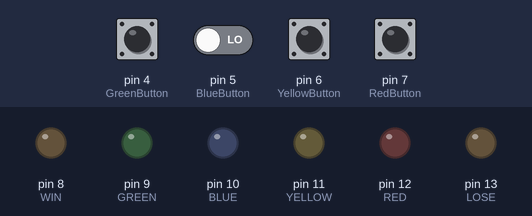
Bench run of a sketch on a simulated Arduino Uno, built with avr-gcc and run on an emulated ATmega328P. Parts: output pins drawn as LEDs (lit = HIGH). Dashed ring = blinking. Inputs (shaded band) come from the test bench; at power-on: pin 4 (GreenButton), pin 5 (BlueButton), pin 6 (YellowButton), pin 7 (RedButton) LOW. Random numbers use the default seed unless the sketch sets one.

Above: at 4.8 s.
4.9 s: pin 4 (GreenButton) pulled HIGH for 0.15 s
At 6.1 s:
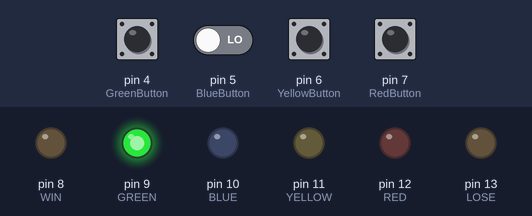
8.0 s: pin 4 (GreenButton) driven HIGH and pin 5 (BlueButton) driven HIGH
At 10.4 s:
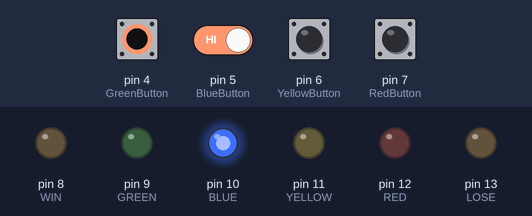
11.0 s: pin 5 (BlueButton) driven LOW
At 12.1 s:
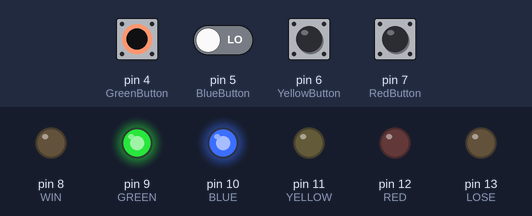
12.5 s: pin 4 (GreenButton) driven LOW
At 13.2 s:
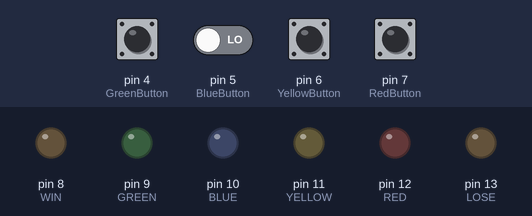
14.0 s: pin 6 (YellowButton) pulled HIGH for 0.15 s
At 14.9 s:
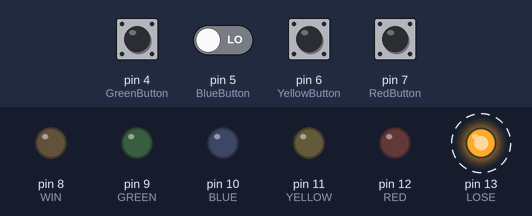
Timing chart, 0 to 18.1 s (numbered marks = the images above; inputs shaded):
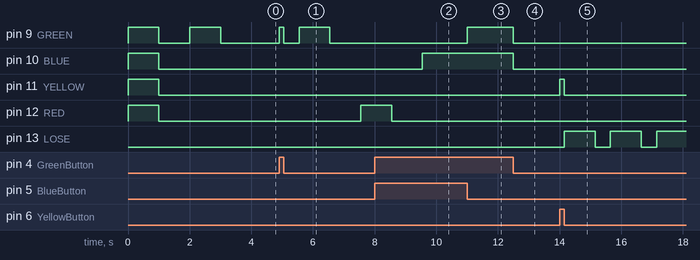

The sketch:

SimonGame.ino
```cpp
/*
  Name: Cyrus Young
  Student Number: XXXXXXXX
  Date: Nov 29, 2021
  Email: cysyoung21@gmail.com

  Lab 8 Simon game template
  Do not modify this template (circuit)

  Design choices:

  To signal the start of a new game, all lights will
  flash simultaneously and stay on for one second.
  Then they will turn off for a second.
  Then the first color will be displayed.

  A button will stay on as long as it is pressed.

  Once you finish a round successfuly the program will delay
  for half a second.


*/

//preprocessor directives
//symbolic constants

int const WIN = 8;
int const LOSE = 13;

int const RED = 12;
int const YELLOW = 11;
int const BLUE = 10;
int const GREEN = 9;
int const RedButton = 7;
int const YellowButton = 6;
int const BlueButton = 5;
int const GreenButton = 4;

int RedButtonState = 0;
int YellowButtonState = 0;
int BlueButtonState = 0;
int GreenButtonState = 0;

//ColorArr stores the colors flashed as numbers

int ColorArr[5] = {0};

int val;

//function prototypes

void setup()
{
  pinMode(WIN, OUTPUT);
  pinMode(LOSE, OUTPUT);
  pinMode(RED, OUTPUT);
  pinMode(YELLOW, OUTPUT);
  pinMode(BLUE, OUTPUT);
  pinMode(GREEN, OUTPUT);
  pinMode(RedButton, INPUT);
  pinMode(YellowButton, INPUT);
  pinMode(BlueButton, INPUT);
  pinMode(GreenButton, INPUT);
  randomSeed(analogRead(0));
}


//displays a color generated randomly

int display()
{
  int rand = random(9,13);
  digitalWrite(rand,HIGH);
  delay(1000);
  digitalWrite(rand,LOW);
  delay(500);

//returns the "color" stored as an integer

  return rand;
}


/*Function used for pressing buttons. Returns
  color of button pressed as an integer*/

int press()
{
  int g = 0;
  while(g == 0){

    //reads the state of each button

    RedButtonState = digitalRead(RedButton);
    YellowButtonState = digitalRead(YellowButton);
    BlueButtonState = digitalRead(BlueButton);
    GreenButtonState = digitalRead(GreenButton);

    /*for each of the while loops below: The button is turned
      on as long as the button is pressed*/

    while(RedButtonState == HIGH){
      RedButtonState = digitalRead(RedButton);
      g = RED;
      digitalWrite(RED,HIGH);
    }

    while(YellowButtonState == HIGH){
      YellowButtonState = digitalRead(YellowButton);
      g = YELLOW;
      digitalWrite(YELLOW,HIGH);
    }

    while(BlueButtonState == HIGH){
      BlueButtonState = digitalRead(BlueButton);
      g = BLUE;
      digitalWrite(BLUE,HIGH);
    }

    while(GreenButtonState == HIGH){
      GreenButtonState = digitalRead(GreenButton);
      g = GREEN;
      digitalWrite(GREEN,HIGH);
    }

 /* makes sure to turn buttons off as soon
       as button is no longer pressed */

    digitalWrite(RED,LOW);
    digitalWrite(YELLOW,LOW);
    digitalWrite(BLUE,LOW);
    digitalWrite(GREEN,LOW);

  }

 //returns the color of the button pressed as a number

  return g;
}

/*generates random array of numbers, with
  each array element representing a different color*/

int getstarted()
{
  for(int j = 0; j<5;j++)
  {
    ColorArr[j] = random(9,13);
  }
}

//flashes top green light 3 times if user guesses all colors correctly

void win()
{
  for(int m = 0;m<3;m++){
    digitalWrite(WIN,HIGH);
    delay(1000);
    digitalWrite(WIN,LOW);
    delay(500);
  }
}

//flashes top red light 3 times if user makes a mistake

void lose()
{
  for(int m = 0;m<3;m++){
    digitalWrite(LOSE,HIGH);
    delay(1000);
    digitalWrite(LOSE,LOW);
    delay(500);
  }
}

void loop()
{

/*Turns on all lights for 1 second to signal
    the start of a new game*/

  getstarted();

  digitalWrite(RED,HIGH);
  digitalWrite(YELLOW,HIGH);
  digitalWrite(BLUE,HIGH);
  digitalWrite(GREEN,HIGH);

  delay(1000);

  digitalWrite(RED,LOW);
  digitalWrite(YELLOW,LOW);
  digitalWrite(BLUE,LOW);
  digitalWrite(GREEN,LOW);

  delay(1000); //give some "rest time"


//indicates the length of first sequence is only 1 color

  int length = 1;

//continue as long as sequence length < 5

  while(length <= 5){

    for(int i = 0;i<length;i++)
    {
      digitalWrite(ColorArr[i],HIGH);
      delay(1000);
      digitalWrite(ColorArr[i],LOW);
      delay(1000);
    }

    for(int n = 0; n < length; n++)
    {
      //val represents the color of the button pressed

      val = press();

 //if value does not equal flashed color, exit loop

      if(val != ColorArr[n])
      {
        lose();
        return;
      }

    }

    length++;

    delay(500); //for "rest" time

  }

  win();

  delay(20);  //to improve simulation performance

}
```

daysinmonth.c
```cpp
#include <stdlib.h>
#include <string.h>
#include <stdio.h>

int func(int m)
{
    if (m == 1 || m == 3 || m == 5 ||m == 7 || m == 8 || m == 10 || m == 12)
    {
        printf("31 days");
    }

    else if (m == 2)
    {
        printf("28 days");
    }

    else
    {
        printf("30 days");
    }
}

int main()
{
    int month;
    printf("enter a month: ");
    scanf("%i", &month);
    func(month);
}
```

guessinggame.c
```cpp
#include <stdio.h>
#include <stdlib.h>
#include <string.h>

int main()
{
    int SecretNumber = 5;
    int guess;
    int guessCount = 0;
    int guessLimit = 3;
    int OutOfGuesses = 0;

    while(guess != SecretNumber)
    {
        if(guessCount < guessLimit)
        {
            printf("Enter a number: ");
            scanf("%d", &guess);
            guessCount++;
        }

        else
        {
            OutOfGuesses == 1;
        }
    }

    if(OutOfGuesses == 1)
    {
        printf("Out of guesses");
    }

    else
    {
        printf("Yow win!");
    }

}
```

Measured:
- after the input at 4.9 s, pin 9 (GREEN): LOW → HIGH at once, → LOW 0.15 s later, → HIGH 0.50 s later, → LOW 1.0 s later; pin 12 (RED): LOW → HIGH after 2.7 s
- after the input at 8.0 s, pin 10 (BLUE): LOW → HIGH after 1.6 s
- after the input at 11.0 s, pin 9 (GREEN): LOW → HIGH at once
- after the input at 12.5 s, pin 9 (GREEN), pin 10 (BLUE): HIGH → LOW at once
- after the input at 14.0 s, pin 11 (YELLOW): LOW → HIGH at once, → LOW 0.15 s later; pin 13 (LOSE): alternates HIGH for 1.0 s and LOW for 0.50 s, starting after 0.15 s
- by itself, pin 9 (GREEN): alternates HIGH for 1.0 s and LOW for 1.0 s, 4 changes in all, then stays LOW
